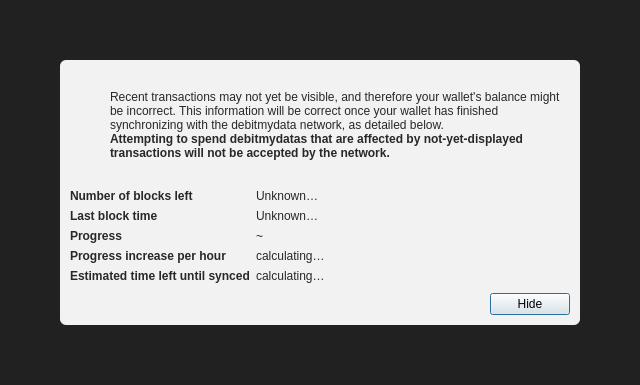
<?xml version="1.0" encoding="UTF-8"?>
<ui version="4.0">
 <class>ModalOverlay</class>
 <widget class="QWidget" name="ModalOverlay">
  <property name="geometry">
   <rect>
    <x>0</x>
    <y>0</y>
    <width>640</width>
    <height>385</height>
   </rect>
  </property>
  <property name="windowTitle">
   <string>Form</string>
  </property>
  <layout class="QVBoxLayout" name="verticalLayout" stretch="0">
   <property name="sizeConstraint">
    <enum>QLayout::SetDefaultConstraint</enum>
   </property>
   <property name="leftMargin">
    <number>0</number>
   </property>
   <property name="topMargin">
    <number>0</number>
   </property>
   <property name="rightMargin">
    <number>0</number>
   </property>
   <property name="bottomMargin">
    <number>0</number>
   </property>
   <item>
    <widget class="QWidget" name="bgWidget" native="true">
     <property name="styleSheet">
      <string notr="true">#bgWidget { background: rgba(0,0,0,220); }</string>
     </property>
     <layout class="QVBoxLayout" name="verticalLayoutMain" stretch="1">
      <property name="leftMargin">
       <number>60</number>
      </property>
      <property name="topMargin">
       <number>60</number>
      </property>
      <property name="rightMargin">
       <number>60</number>
      </property>
      <property name="bottomMargin">
       <number>60</number>
      </property>
      <item>
       <widget class="QWidget" name="contentWidget" native="true">
        <property name="styleSheet">
         <string notr="true">#contentWidget { background: rgba(255,255,255,240); border-radius: 6px; }

QLabel { color: rgb(40,40,40);  }</string>
        </property>
        <layout class="QVBoxLayout" name="verticalLayoutSub" stretch="1,0,0,0">
         <property name="spacing">
          <number>0</number>
         </property>
         <property name="leftMargin">
          <number>10</number>
         </property>
         <property name="topMargin">
          <number>10</number>
         </property>
         <property name="rightMargin">
          <number>10</number>
         </property>
         <property name="bottomMargin">
          <number>10</number>
         </property>
         <item>
          <layout class="QHBoxLayout" name="horizontalLayoutIconText" stretch="0,1">
           <property name="topMargin">
            <number>20</number>
           </property>
           <item>
            <layout class="QVBoxLayout" name="verticalLayoutIcon">
             <property name="leftMargin">
              <number>0</number>
             </property>
             <item>
              <widget class="QPushButton" name="warningIcon">
               <property name="enabled">
                <bool>false</bool>
               </property>
               <property name="text">
                <string/>
               </property>
               <property name="icon">
                <iconset>
                 <normaloff>:/icons/warning</normaloff>
                 <disabledoff>:/icons/warning</disabledoff>:/icons/warning</iconset>
               </property>
               <property name="iconSize">
                <size>
                 <width>48</width>
                 <height>48</height>
                </size>
               </property>
               <property name="flat">
                <bool>true</bool>
               </property>
              </widget>
             </item>
             <item>
              <spacer name="verticalSpacerWarningIcon">
               <property name="orientation">
                <enum>Qt::Vertical</enum>
               </property>
               <property name="sizeHint" stdset="0">
                <size>
                 <width>20</width>
                 <height>40</height>
                </size>
               </property>
              </spacer>
             </item>
            </layout>
           </item>
           <item>
            <layout class="QVBoxLayout" name="verticalLayoutInfoText">
             <property name="leftMargin">
              <number>0</number>
             </property>
             <property name="topMargin">
              <number>0</number>
             </property>
             <item>
              <widget class="QLabel" name="infoText">
               <property name="text">
                <string>Recent transactions may not yet be visible, and therefore your wallet's balance might be incorrect. This information will be correct once your wallet has finished synchronizing with the debitmydata network, as detailed below.</string>
               </property>
               <property name="textFormat">
                <enum>Qt::RichText</enum>
               </property>
               <property name="wordWrap">
                <bool>true</bool>
               </property>
              </widget>
             </item>
             <item>
              <widget class="QLabel" name="infoTextStrong">
               <property name="font">
                <font>
                 <weight>75</weight>
                 <bold>true</bold>
                </font>
               </property>
               <property name="text">
                <string>Attempting to spend debitmydatas that are affected by not-yet-displayed transactions will not be accepted by the network.</string>
               </property>
               <property name="textFormat">
                <enum>Qt::RichText</enum>
               </property>
               <property name="wordWrap">
                <bool>true</bool>
               </property>
              </widget>
             </item>
             <item>
              <spacer name="verticalSpacerInTextSpace">
               <property name="orientation">
                <enum>Qt::Vertical</enum>
               </property>
               <property name="sizeHint" stdset="0">
                <size>
                 <width>20</width>
                 <height>40</height>
                </size>
               </property>
              </spacer>
             </item>
            </layout>
           </item>
          </layout>
         </item>
         <item>
          <spacer name="verticalSpacerAfterText">
           <property name="orientation">
            <enum>Qt::Vertical</enum>
           </property>
           <property name="sizeHint" stdset="0">
            <size>
             <width>20</width>
             <height>40</height>
            </size>
           </property>
          </spacer>
         </item>
         <item>
          <layout class="QFormLayout" name="formLayout">
           <property name="fieldGrowthPolicy">
            <enum>QFormLayout::FieldsStayAtSizeHint</enum>
           </property>
           <property name="horizontalSpacing">
            <number>6</number>
           </property>
           <property name="verticalSpacing">
            <number>6</number>
           </property>
           <property name="topMargin">
            <number>10</number>
           </property>
           <item row="0" column="0">
            <widget class="QLabel" name="labelNumberOfBlocksLeft">
             <property name="font">
              <font>
               <weight>75</weight>
               <bold>true</bold>
              </font>
             </property>
             <property name="text">
              <string>Number of blocks left</string>
             </property>
            </widget>
           </item>
           <item row="0" column="1">
            <widget class="QLabel" name="numberOfBlocksLeft">
             <property name="text">
              <string>Unknown…</string>
             </property>
            </widget>
           </item>
           <item row="1" column="0">
            <widget class="QLabel" name="labelLastBlockTime">
             <property name="font">
              <font>
               <weight>75</weight>
               <bold>true</bold>
              </font>
             </property>
             <property name="text">
              <string>Last block time</string>
             </property>
            </widget>
           </item>
           <item row="1" column="1">
            <widget class="QLabel" name="newestBlockDate">
             <property name="sizePolicy">
              <sizepolicy hsizetype="Maximum" vsizetype="Preferred">
               <horstretch>0</horstretch>
               <verstretch>0</verstretch>
              </sizepolicy>
             </property>
             <property name="text">
              <string>Unknown…</string>
             </property>
            </widget>
           </item>
           <item row="2" column="0">
            <widget class="QLabel" name="labelSyncDone">
             <property name="font">
              <font>
               <weight>75</weight>
               <bold>true</bold>
              </font>
             </property>
             <property name="text">
              <string>Progress</string>
             </property>
            </widget>
           </item>
           <item row="2" column="1">
            <layout class="QHBoxLayout" name="horizontalLayoutSync" stretch="0,1">
             <item>
              <widget class="QLabel" name="percentageProgress">
               <property name="text">
                <string notr="true">~</string>
               </property>
              </widget>
             </item>
            </layout>
           </item>
           <item row="4" column="0">
            <widget class="QLabel" name="labelProgressIncrease">
             <property name="font">
              <font>
               <weight>75</weight>
               <bold>true</bold>
              </font>
             </property>
             <property name="text">
              <string>Progress increase per hour</string>
             </property>
            </widget>
           </item>
           <item row="4" column="1">
            <widget class="QLabel" name="progressIncreasePerH">
             <property name="text">
              <string>calculating…</string>
             </property>
            </widget>
           </item>
           <item row="5" column="0">
            <widget class="QLabel" name="labelEstimatedTimeLeft">
             <property name="font">
              <font>
               <weight>75</weight>
               <bold>true</bold>
              </font>
             </property>
             <property name="text">
              <string>Estimated time left until synced</string>
             </property>
            </widget>
           </item>
           <item row="5" column="1">
            <widget class="QLabel" name="expectedTimeLeft">
             <property name="text">
              <string>calculating…</string>
             </property>
            </widget>
           </item>
          </layout>
         </item>
         <item>
          <layout class="QHBoxLayout" name="horizontalLayoutButtons">
           <property name="leftMargin">
            <number>10</number>
           </property>
           <property name="topMargin">
            <number>10</number>
           </property>
           <item>
            <spacer name="horizontalSpacer">
             <property name="orientation">
              <enum>Qt::Horizontal</enum>
             </property>
             <property name="sizeHint" stdset="0">
              <size>
               <width>40</width>
               <height>20</height>
              </size>
             </property>
            </spacer>
           </item>
           <item>
            <widget class="QPushButton" name="closeButton">
             <property name="text">
              <string>Hide</string>
             </property>
             <property name="shortcut">
              <string>Esc</string>
             </property>
             <property name="focusPolicy">
              <enum>Qt::StrongFocus</enum>
             </property>
             <property name="default">
              <bool>true</bool>
             </property>
            </widget>
           </item>
          </layout>
         </item>
        </layout>
       </widget>
      </item>
     </layout>
    </widget>
   </item>
  </layout>
 </widget>
 <resources/>
 <connections/>
</ui>
